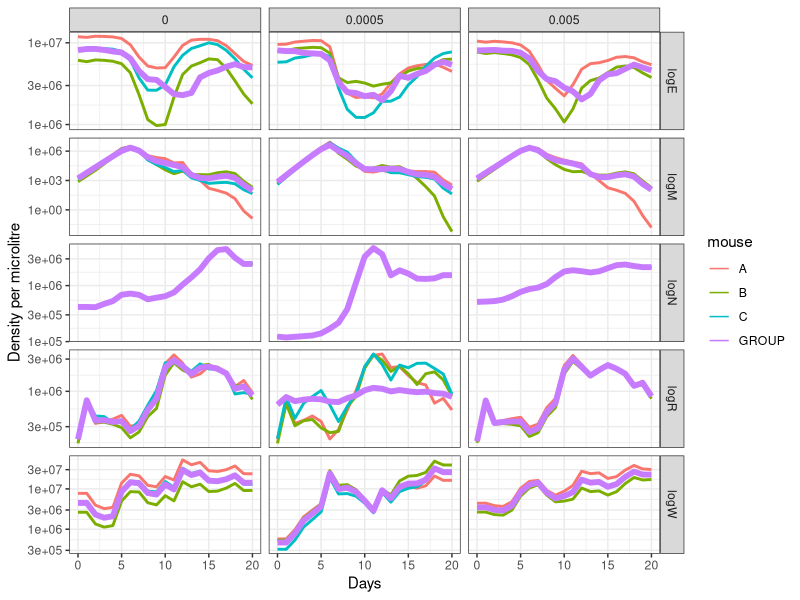
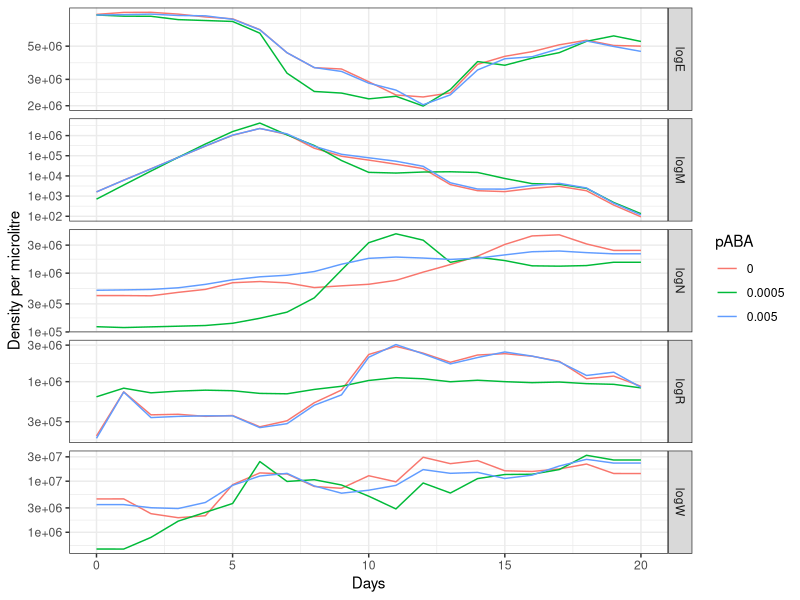
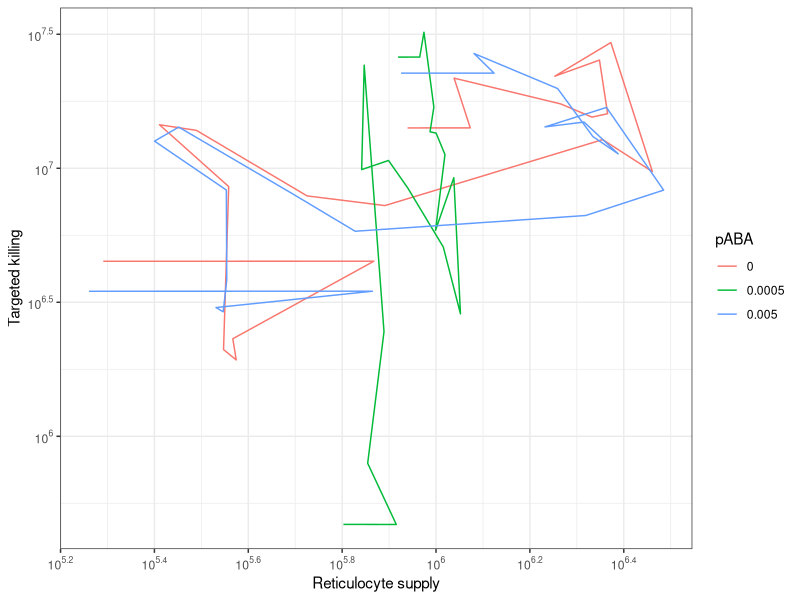
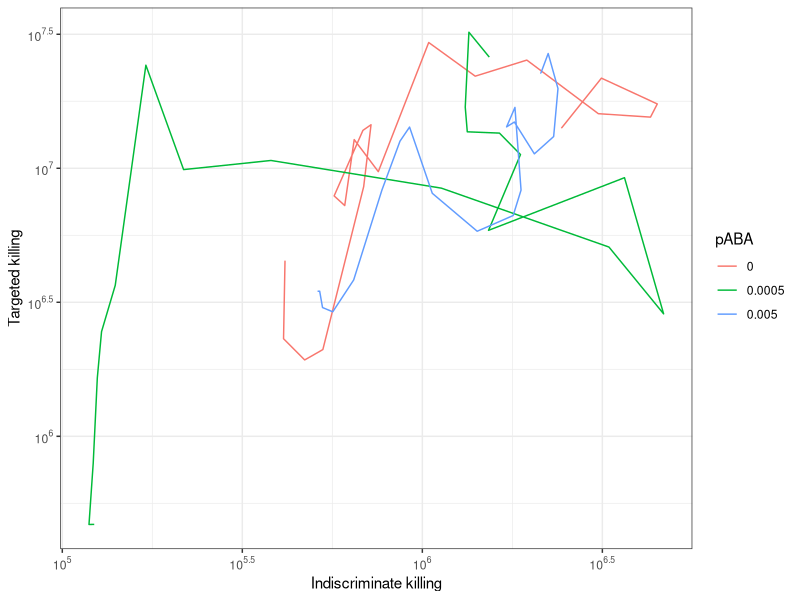

Write R code to recreate these figures, in order.
library(tidyverse)
library(scales)

setwd("~/Documents/GitHub/bdd/nw11_hier/")

coef02 <- read_csv("est_coefs_02_box02.csv") |>
  mutate(box="02")
po02 <- read_csv("est_po_02_box02.csv") |>
  mutate(box="02")

coef03 <- read_csv("est_coefs_03.csv") |>
  mutate(box="03")
po03 <- read_csv("est_po_03.csv") |>
  mutate(box="03")

coef04 <- read_csv("est_coefs_04.csv") |>
  mutate(box="04")
po04 <- read_csv("est_po_04.csv") |>
  mutate(box="04")

coef_df <- bind_rows(coef02,coef03,coef04)
po_df <- bind_rows(po02,po03,po04) |>
  mutate(pABA=case_match(
    box,
    "01"~"0.05",
    "02"~"0.005",
    "03"~"0.0005",
    "04"~"0",
    "05"~"control"
  ))

po_df |> ggplot(aes(x=time,y=value,color=mouse,linewidth=mouse=="GROUP"))+
  geom_line()+
  scale_linewidth_manual(guide="none",values=c(`TRUE`=2,`FALSE`=1))+
  scale_y_log10()+
  xlab("Days")+ylab("Density per microlitre")+
  facet_grid(name~pABA,scales="free_y")+
  theme_bw()

po_df |>
  filter(mouse=="GROUP") |>
  ggplot(aes(x=time,y=value,color=pABA))+
  geom_line()+
  scale_y_log10()+
  xlab("Days")+ylab("Density per microlitre")+
  facet_grid(name~.,scales="free_y")+
  theme_bw()

po_df |>
  filter(mouse=="GROUP") |>
  pivot_wider(names_from="name",values_from="value") |>
  ggplot(aes(x=logR,y=logW,color=pABA))+
  geom_path()+
  scale_x_log10(breaks = trans_breaks("log10", function(x) 10^x), 
                labels=trans_format('log10',math_format(10^.x)))+
  scale_y_log10(breaks = trans_breaks("log10", function(x) 10^x), 
                labels=trans_format('log10',math_format(10^.x)))+
  xlab("Reticulocyte supply")+ylab("Targeted killing")+
  theme_bw()

po_df |>
  filter(mouse=="GROUP") |>
  pivot_wider(names_from="name",values_from="value") |>
  ggplot(aes(x=logN,y=logW,color=pABA))+
  geom_path()+
  scale_x_log10(breaks = trans_breaks("log10", function(x) 10^x), 
                labels=trans_format('log10',math_format(10^.x)))+
  scale_y_log10(breaks = trans_breaks("log10", function(x) 10^x), 
                labels=trans_format('log10',math_format(10^.x)))+
  xlab("Indiscriminate killing")+ylab("Targeted killing")+
  theme_bw()
